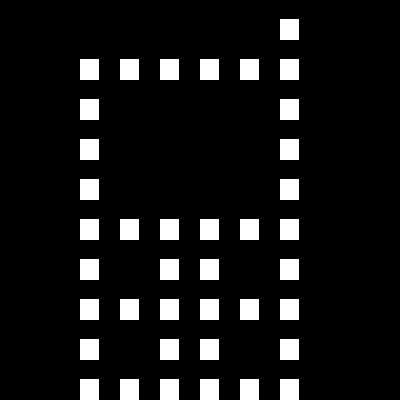

This is a level from a 2D game, rendered from its Tiled map with the project's own tilesets. A one-line summary and the map file follow, with tile-layer data summarised:
An orthogonal 10x10 tile map with 40x40 px tiles, 1 tile layer (Layer 1).

<map version="1.0" orientation="orthogonal" width="10" height="10" tilewidth="40" tileheight="40">
 <tileset firstgid="1" name="texture" tilewidth="40" tileheight="40" spacing="4" margin="4">
  <image source="texture.png" />
 </tileset>
 <layer name="Layer 1" width="10" height="10">
  <data>[100 cells, 39 non-empty, 1 distinct tile ids]</data>
 </layer>
</map>
